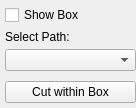
                            <widget class="QWidget" name="page_20">
                             <property name="geometry">
                              <rect>
                               <x>0</x>
                               <y>0</y>
                               <width>136</width>
                               <height>104</height>
                              </rect>
                             </property>
                             <attribute name="label">
                              <string>By Box</string>
                             </attribute>
                             <attribute name="toolTip">
                              <string>Cut Model by Box</string>
                             </attribute>
                             <layout class="QVBoxLayout" name="verticalLayout_27">
                              <property name="spacing">
                               <number>5</number>
                              </property>
                              <property name="leftMargin">
                               <number>5</number>
                              </property>
                              <property name="topMargin">
                               <number>5</number>
                              </property>
                              <property name="rightMargin">
                               <number>0</number>
                              </property>
                              <property name="bottomMargin">
                               <number>5</number>
                              </property>
                              <item>
                               <widget class="QCheckBox" name="checkBoxShowBox">
                                <property name="text">
                                 <string>Show Box</string>
                                </property>
                               </widget>
                              </item>
                              <item>
                               <widget class="QLabel" name="label_3">
                                <property name="text">
                                 <string>Select Path:</string>
                                </property>
                               </widget>
                              </item>
                              <item>
                               <widget class="QComboBox" name="comboBoxPathBox"/>
                              </item>
                              <item>
                               <widget class="ctkSliderWidget" name="sliderPathBox" native="true">
                                <property name="decimals" stdset="0">
                                 <number>0</number>
                                </property>
                                <property name="maximum" stdset="0">
                                 <double>200.000000000000000</double>
                                </property>
                               </widget>
                              </item>
                              <item>
                               <widget class="QPushButton" name="btnCutBox">
                                <property name="text">
                                 <string>Cut within Box</string>
                                </property>
                               </widget>
                              </item>
                              <item>
                               <spacer name="verticalSpacer_14">
                                <property name="orientation">
                                 <enum>Qt::Vertical</enum>
                                </property>
                                <property name="sizeHint" stdset="0">
                                 <size>
                                  <width>20</width>
                                  <height>40</height>
                                 </size>
                                </property>
                               </spacer>
                              </item>
                             </layout>
                            </widget>
